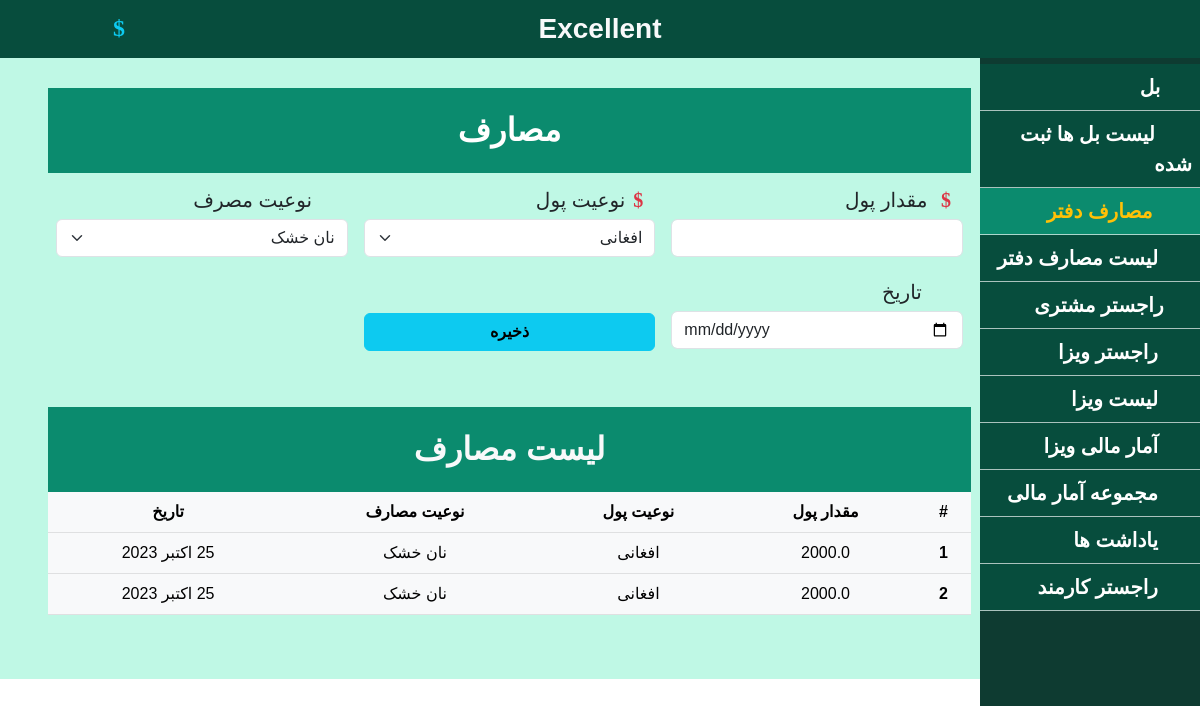
Page /addPayment (signed in) on the earlier database version.
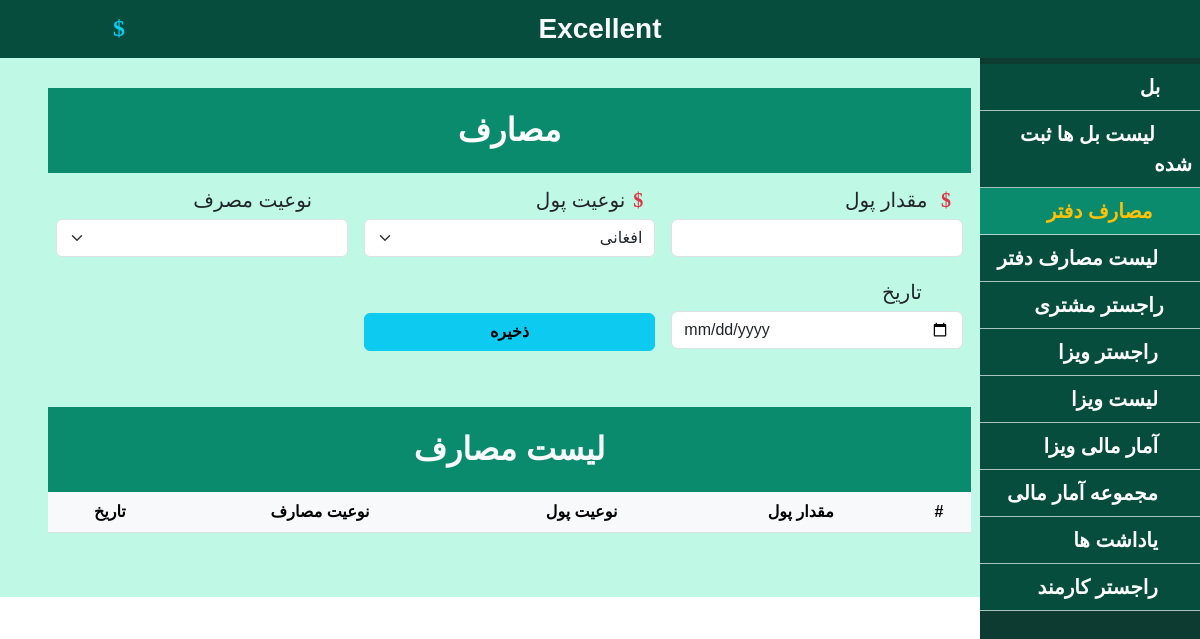
Same page on the later database version.
### travel_tour/models.py (models this page shows)
class Payment(models.Model):
    amount = models.FloatField(max_length=10)
    money = models.ForeignKey(Money, on_delete=models.CASCADE)
    payment_type = models.ForeignKey(Payment_type, on_delete=models.CASCADE)
    date = models.DateField()

class Money(models.Model):
    money_type = models.CharField(max_length=20)
    amount = models.IntegerField()
    sell_amount = models.FloatField()
    buy_amount = models.FloatField()
    date = models.DateTimeField(auto_now_add=True)
    def __str__ (self):
        return str(self.money_type)

class Payment_type(models.Model):
    title = models.CharField(max_length=20)
    def __str__ (self):
        return str(self.title)

### travel_tour/views.py (the view)
# urls.py: path('addPayment', addPayment, name='addPayment'),
@login_required(login_url='/')
def addPayment(request):
    context = {}
    context['money'] = mod.Money.objects.all()
    if request.method == 'POST':
        paymodel = mod.Payment()
        paymodel.amount= request.POST.get('amount_txt')
        money = request.POST.get('mtype_txt')
        paymodel.money = mod.Money.objects.get(id = money)
        paytype = request.POST.get('ptype_txt')
        paymodel.payment_type = mod.Payment_type.objects.get(id = paytype)
        paymodel.date = request.POST.get('date_txt')
        paymodel.save()
        return redirect('/addPayment')
    else:
        context['mtype'] = mod.Money.objects.all()
        context['ptype'] = mod.Payment_type.objects.all()
        context['page'] = 'اضافه مصرف'
        context['list'] = mod.Payment.objects.all()
        context['addpay'] = ' text-warning sub-bg ps-3'
        return render(request, 'office/addPayment.html',context)

### templates/office/addPayment.html (shortened to what this page needs)
{% extends 'shared/_MainLayout.html' %}
{% load static %}
{% block content %}
<div class="body p-5 mt-3">
    <div class="text-center">
        <div class="detial">
            <div class="title_bar fw-bold fs-2 sub-bg text-white">
                مصارف
            </div>
            <form action="#" method="post">
                <div class="row m-0 text-start">
                    <div class="col-lg-4 col-md-6 col-sm-12 p-2 fs-5">
                        <p class="text-dark m-1"><i class="fa fa-dollar text-danger px-2" aria-hidden="true"></i> مقدار پول</p>
                        <input type="number" class="form-control" name="amount_txt" required>
                    </div>
                    <div class="col-lg-4 col-md-6 col-sm-12 p-2 fs-5">
                        <p class="text-dark m-1"><i class="fa fa-dollar text-danger px-2" aria-hidden="true"></i>نوعیت پول</p>
                        <select class="form-select" name="mtype_txt" aria-label="Default select example">
                            <option class="" value="3">افغانی</option>
                        </select>
                    </div>
                    <div class="col-lg-4 col-md-6 col-sm-12 p-2 fs-5">
                        <p class="text-dark m-1"><i class="fa fa-edit text-danger px-2" aria-hidden="true"></i>نوعیت مصرف</p>
                        <select class="form-select" aria-label="Default select example" name="ptype_txt">
                            {% for item in ptype %}
                            <option class="" value="{{ item.id }}">{{ item.title }}</option>
                            {% endfor %}
                        </select>
                    </div>
                    <div class="col-lg-4 col-md-6 col-sm-12 p-2 fs-5">
                        <p class="text-dark m-1"><i class="fa fa-calendar text-danger px-2" aria-hidden="true"></i> تاریخ</p>
                        <input type="date" class="form-control" name="date_txt" required>
                    </div>
                    <div class="col-lg-4 col-md-6 col-sm-12 p-2 fs-5">
                        <button type="submit" class="btn btn-info mt-3 w-100 fw-bold" >ذخیره</button>
                    </div>
                </div>
            </form>
        </div>
        <div class="list sub-bg">
            <div class="title_bar fw-bold fs-2 mt-5 text-light">
                لیست مصارف
            </div>
              <table class="table table-light">
                <thead>
                  <tr>
                    <th scope="col">#</th>
                    <th scope="col">مقدار پول</th>
                    <th scope="col">نوعیت پول</th>
                    <th scope="col">نوعیت مصارف</th>
                    <th scope="col">تاریخ</th>
                  </tr>
                </thead>
                <tbody>
                 {% for items in list%}
                 <tr>
                    <th scope="row">{{ items.id }}</th>
                    <td>{{ items.amount }}</td>
                    <td>{{ items.money }}</td>
                    <td>{{ items.payment_type }}</td>
                    <td> {{ items.date }} </td>
                  </tr>
                 {% endfor %}
                </tbody>
              </table>
        </div>
    </div>
</div>
{% endblock %}

Differences in the rows shown:
removed Payment: id "1", amount "2000.0", money "افغانی", payment_type "نان خشک", date "25 اکتبر 2023"
removed Payment: id "2", amount "2000.0", money "افغانی", payment_type "نان خشک", date "25 اکتبر 2023"
Other differences:
form field ptype_txt: "نان خشک" → (not shown)
